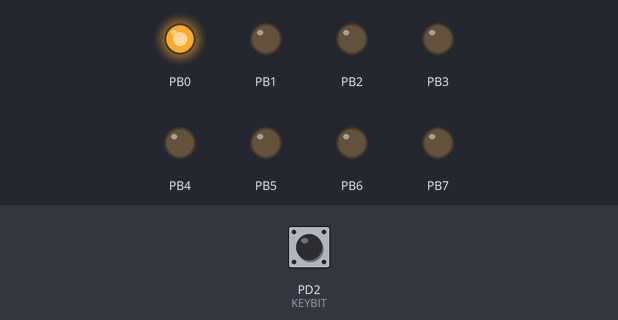
Bench run of a program on a simulated ATtiny2313, built with avr-gcc and emulated at 1 MHz. On the bench: output pins drawn as LEDs (lit = HIGH). The inputs (shaded band) are chosen by the test bench; at power-on: PD2 (KEYBIT) HIGH.

Above: at 0.05 s.
At 0.35 s:
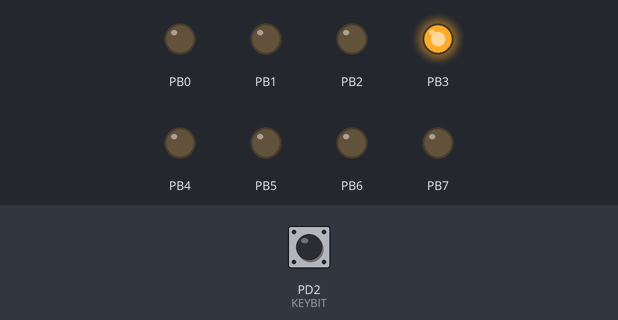
At 0.75 s:
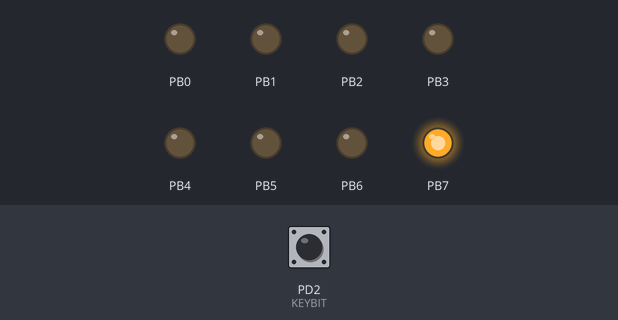
At 1.45 s:
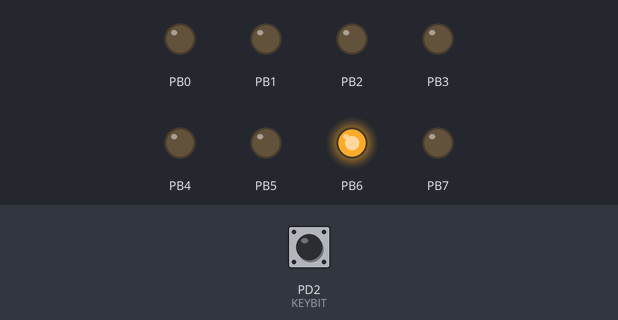
At 2.15 s:
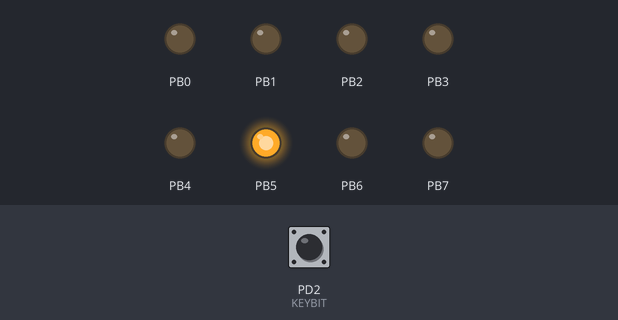
At 2.85 s:
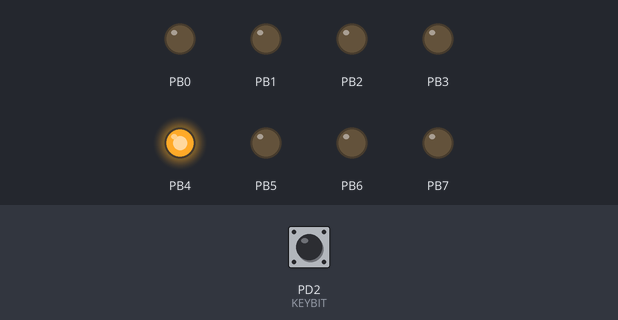
Timing chart, 0 to 3.1 s (numbered marks = the images above):
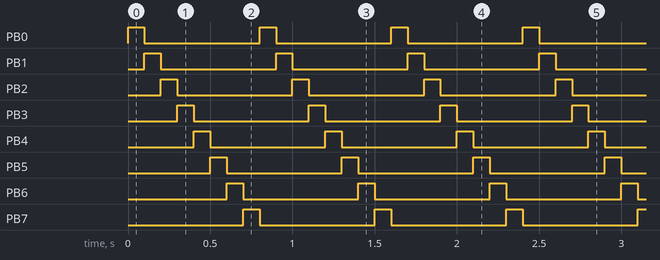

The program:

keyint.c
```c
/*
 * keyint.c
 *
 * Created: 2015-11-09 오후 3:00:39
 * Author : sela
 */

#include <avr/io.h>
#include <avr/interrupt.h>
#define F_CPU     1000000L
#include <util/delay.h>

#define KEYBIT	(1<<PD2)

static uint8_t mode = 0;

int main(void)
{
    uint8_t value;

	DDRB = 0xff;
	DDRD = 0;
	PORTD = KEYBIT; // add built-in pull-up

	MCUCR = (1<<ISC01); // int0, falling-edge interrupt
	GIMSK = (1<<INT0); // int0 enabled

    if(mode==0)
        value = 1;
    else
        value = 0x80;

	sei();

	while (1)
	{
        PORTB = value;
		_delay_ms(100);

        if(mode==0){
            value <<= 1;
            if(value==0)
                value = 1;
        }else{
            value >>= 1;
            if(value==0)
                value = 0x80;
		}
	}
}

ISR (INT0_vect)
{
	_delay_ms(20);

	if((PIND&KEYBIT)==0){
		if(mode==0)
			mode = 1;
		else
			mode = 0;
	}
}
```

Measured:
- by itself, PB0–7: alternates HIGH for 0.10 s and LOW for 0.70 s
- by itself, everything shown: repeats every 0.80 s, in 8 steps
